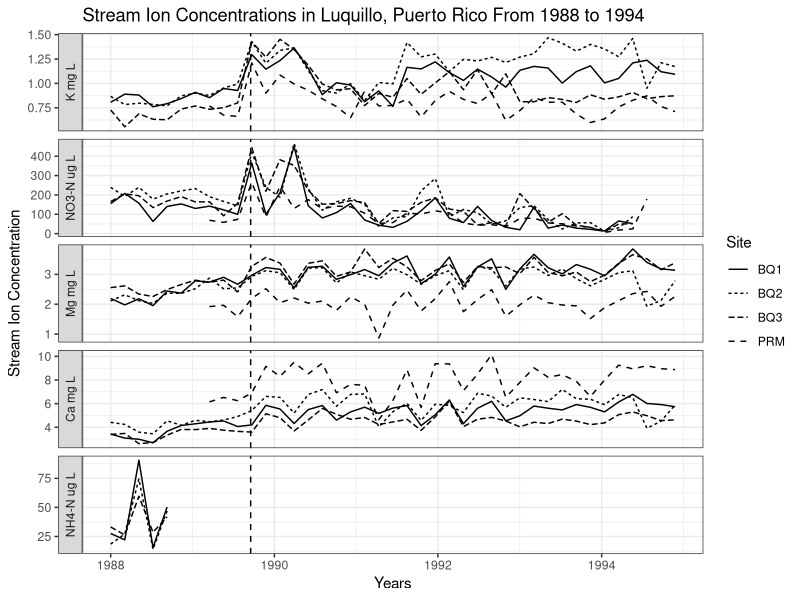

Write R code to recreate this figure.
## ---- chunk 1
#| echo: false
#| warning: false

library(tidyverse)
clean_comb_piv <- read_csv("../output/clean_combine_pivot.csv")
ggplot(
  data = clean_comb_piv,
  mapping = aes(
    x = window_start,
    y = concentration,
    linetype = Site
  )
) +
  theme_bw() +
  geom_line() +
  #combine all plots in one with labels on side using facet_grid
  facet_grid(
    #create factor to put facets in correct order
    vars(factor(
      nutrient,
      levels = c('K', 'NO3-N', 'Mg', 'Ca', 'NH4-N'),
      labels = c('K mg L', 'NO3-N ug L', 'Mg mg L', 'Ca mg L', 'NH4-N ug L')
    )),
    scales = "free_y",
    switch = "y",
  ) +
  #add line representing when the hurricane was
  geom_vline(xintercept = ymd("1989-09-17"), linetype = "dashed") +
  labs(
    title = "Stream Ion Concentrations in Luquillo, Puerto Rico From 1988 to 1994",
    x = "Years",
    y = "Stream Ion Concentration"
  )
